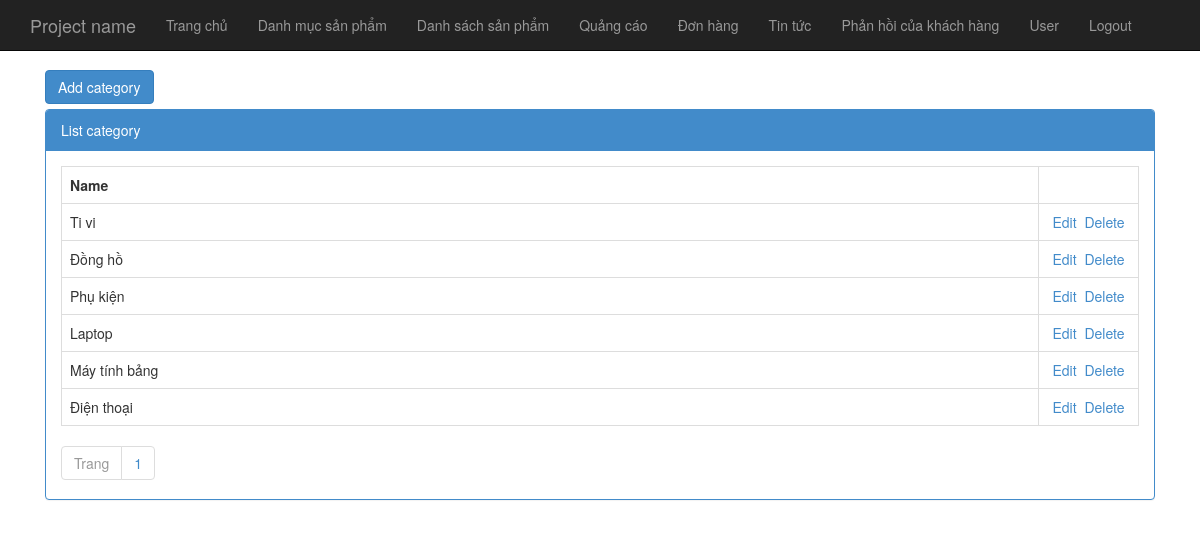
Page /index.php?area=admin&controller=category&action=listCategory (signed in) on the committed database.
### tables this page shows
CREATE TABLE `tbl_category` (
  `category_id` int(11) NOT NULL,
  `name` varchar(500) NOT NULL
);

### Controllers/Backend/categoryController.php (called while the page is built, shortened)
<?php
	include "Models/Backend/categoryModel.php";
	class categoryController extends baseController{
		public function listcategory(){
			$total = $this->total();
			$recordPerPage = 15;
			$num_page = ceil($total/$recordPerPage);
			$p = isset($_GET["p"])&&$_GET["p"]>0 ? ($_GET["p"]-1):0;
			$from = $p*$recordPerPage;
			$list_record = $this->fetchAll($from,$recordPerPage);
			$this->setView("Views/Backend/category.php", array("list_record"=>$list_record,"num_page"=>$num_page));
		}
	}
 ?>

### Core/route.php (called while the page is built, shortened)
<?php
$area = isset($_GET["area"])?$_GET["area"]:"admin";
$controller = isset($_GET["controller"])?$_GET["controller"]:"home";
$action = isset($_GET["action"])?$_GET["action"]:"index";
$folder_area = "Backend";
if($area == "admin"){
	$folder_area = "Backend";
}
$fileController = "Controllers/$folder_area/".$controller."Controller.php";
if(file_exists($fileController)){
	$classController = $controller."Controller";
	if(class_exists($classController)){
		$obj = new $classController();
		if(method_exists($classController,$action)){
			$obj->$action();
		}else{
			die("<h4>Hàm $action không tồn tại</h4><br><a href='index.php?area=admin'>Quay lại</a>");
		}
	}
}else
	die("<h4>File $fileController không tồn tại</h4><br><a href='index.php?area=admin'>Quay lại</a>");
?>

### index.php (called while the page is built, shortened)
<?php
	include "Core/route.php";
 ?>

### Models/Backend/categoryModel.php (called while the page is built, shortened)
<?php
	trait categoryModel{
		public function fetchAll($from, $recordPerPage){
			$db = connection::getInstance();
			$query = $db->prepare("select * from tbl_category order by category_id desc limit $from, $recordPerPage");
			$query->setFetchMode(PDO::FETCH_OBJ);
			$query->execute();
			$arr = $query->fetchAll();
			return $arr;
		}
		public function total(){
			$db = connection::getInstance();
			$query_total = $db->prepare("select category_id from tbl_category");
			$query_total->execute();
			$total = $query_total->rowCount();
			return $total;
		}
	}
 ?>

### Views/Backend/category.php (the view, shortened to what this page needs)
<div class="col-md-12">
	<div style="margin-bottom:5px;">
		<a href="index.php?area=admin&controller=category&action=add" class="btn btn-primary">Add category</a>
	</div>
	<div class="panel panel-primary">
		<div class="panel-heading">List category</div>
		<div class="panel-body">
			<table class="table table-bordered table-hover">
				<tr>
					<th>Name</th>
					<th style="width:100px;"></th>
				</tr>
				<?php foreach($list_record as $rows): ?>
				<tr>
					<td><?php echo $rows->name; ?></td>
					<td style="text-align:center;">
						<a href="index.php?area=admin&controller=category&action=edit&id=<?php echo $rows->category_id; ?>">Edit</a>&nbsp;
						<a href="index.php?area=admin&controller=category&action=delete&id=<?php echo $rows->category_id; ?>" onclick="return window.confirm('Are you sure?');">Delete</a>
					</td>
				</tr>
				<?php endforeach; ?>
			</table>
			<ul class="pagination">
				<li class="page-item disabled"><a class="page-link" href="#">Trang</a></li>
				<?php for($i = 1; $i <= $num_page; $i++): ?>
				<li class="page-item"><a class="page-link" href="index.php?area=admin&controller=category&action=listcategory&p=<?php echo $i; ?>"><?php echo $i; ?></a></li>
				<?php endfor; ?>
			</ul>
		</div>
	</div>
</div>

### Views/Backend/category.php (style rules this page uses)
.pagination { padding:0px; margin:0px; }

### rows in the picture
tbl_category: name "Ti vi"
tbl_category: name "Đồng hồ"
tbl_category: name "Phụ kiện"
tbl_category: name "Laptop"
tbl_category: name "Máy tính bảng"
tbl_category: name "Điện thoại"
